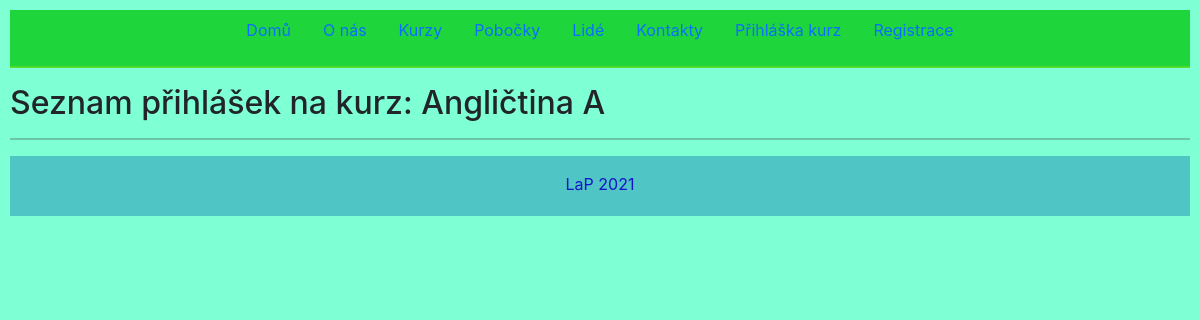
The app's page /kurz/1/applications, older data.
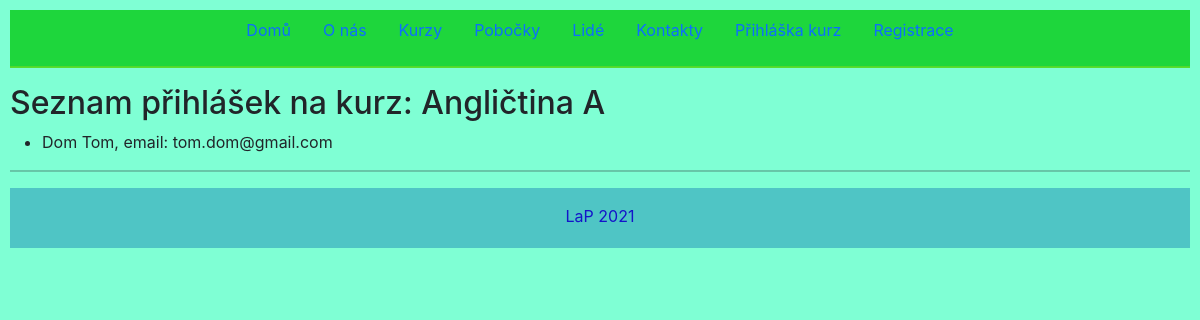
The same page, newer data.
### courses/models.py (models this page shows, shortened)
class Course(models.Model):
    name = models.CharField(max_length=100)
    start = models.DateTimeField()
    end = models.DateTimeField()
    description = models.CharField(max_length=1000)
    price = models.IntegerField()
    category = models.ForeignKey(Category, on_delete=models.SET_NULL, null=True)
    branch = models.ForeignKey(Branch, on_delete=models.SET_NULL, null=True)
    lecturer = models.ForeignKey(Person, on_delete=models.SET_NULL, null=True, related_name="course_lecturer")
    event_coordinator = models.ForeignKey(Person, on_delete=models.SET_NULL, null=True, related_name="course_coordinator")

class Application(models.Model):
    email = models.EmailField(max_length=100)
    first_name = models.CharField(max_length=100)
    last_name = models.CharField(max_length=100)
    course = models.ForeignKey(Course, on_delete=models.SET_NULL, null=True)
    phone_number = models.TextField(max_length=15, blank=True, null=True)

### courses/views.py (the view)
# urls.py: path('kurz/<int:pk>/applications', views.ApplicationsListView.as_view(), name='application_list'),
class ApplicationsListView(ListView):
    template_name = "application_list.html"
    model = models.Application
    def get_queryset(self):
        cislo_kurzu = self.kwargs['pk']
        query_set = models.Application.objects.filter(course_id=cislo_kurzu)
        return query_set
    def get_context_data(self, **kwargs):
        context = super().get_context_data(**kwargs)
        context["cislo_kurzu"] = models.Course.objects.get(pk=self.kwargs['pk'])
        return context

### courses/templates/application_list.html (shortened to what this page needs)
<!DOCTYPE html>
<html lang="en">
<head>
    <link href="https://cdn.jsdelivr.net/npm/bootstrap@5.0.0/dist/css/bootstrap.min.css" rel="stylesheet">
</head>
<body>
    {% extends "base.html" %}
    {% block content2 %}
    <h2>Seznam přihlášek na kurz: {{ cislo_kurzu.name }}</h2>
    <ul>
    {% for item in object_list %}
    <li>{{ item.last_name }} {{ item.first_name }}, email: {{ item.email }}</li>
    {% endfor %}
    </ul>
    {% endblock %}

### courses/templates/base.html (shortened to what this page needs)
<!DOCTYPE html>
<html lang="en">
  <head>
    <link
      href="https://cdn.jsdelivr.net/npm/bootstrap@5.0.0/dist/css/bootstrap.min.css"
      rel="stylesheet"
    />
  </head>
  <body>
    {% load bootstrap4 %}
    {% bootstrap_css %}
    {% block content1 %}
    <div class="hlavicka">
      <ul class="nav justify-content-center">
        <li class="nav-item">
          <a href="{% url 'index' %}" class="nav-link">Domů</a>
        </li>
        <li>
          <a href="{% url 'onas' %}" class="nav-link">O nás</a>
        </li>
        <li class="nav-item">
          <a href="{% url 'course_list' %}" class="nav-link">Kurzy</a>
        </li>
        <li class="nav-item">
          <a href="{% url 'branch' %}" class="nav-link">Pobočky</a>
        </li>
        <li class="nav-item">
          <a href="{% url 'people' %}" class="nav-link">Lidé</a>
        </li>
        <li class="nav-item">
          <a href="{% url 'contacts' %}" class="nav-link">Kontakty</a>
        </li>
        <li class="nav-item">
          <a href="{% url 'application_create' %}" class="nav-link">Přihláška kurz</a>
        </li>
        <li class="nav-item">
          <a href="{% url 'registration' %}" class="nav-link">Registrace</a>
        </li>
      </ul>
      <hr>
    </div>
    {% endblock %}
    {% block content2 %}{% endblock %}
    {% block content3 %}
    <hr>
    <div class="paticka pt-3 pb-1 mt-2">
      <p>LaP 2021</p>
    {% endblock %}
  </body>
</html>

### courses/templates/application_list.html (style rules this page uses)
body { padding: 10px !important; background-color: aquamarine !important; }

### courses/templates/base.html (style rules this page uses)
.hlavicka { background-color: rgb(30, 214, 60) !important; color: yellow !important; }
.paticka { text-align: center; background-color: rgb(79, 197, 197) !important; color: rgb(20, 20, 201) !important; }

Row changes from the older to the newer data that the page shows:
added Application: last_name "Dom", first_name "Tom", email "tom.dom@gmail.com"
